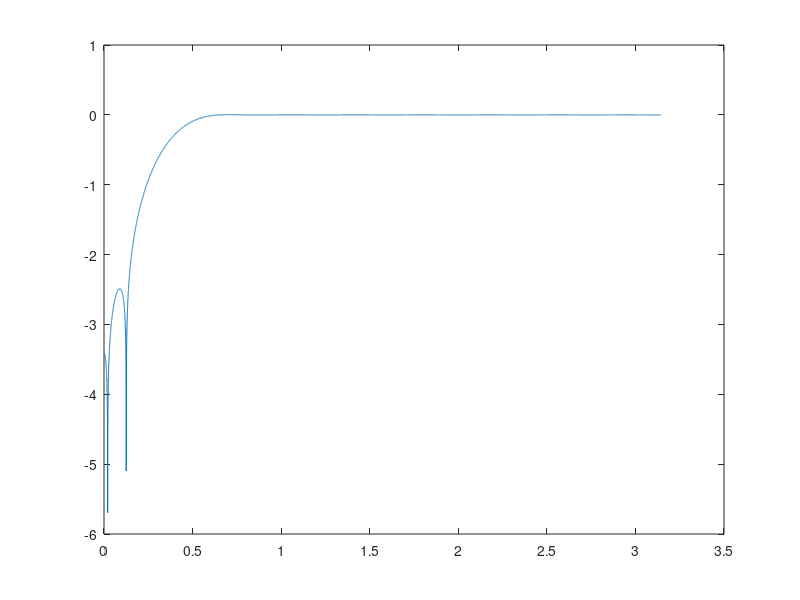

Recreate this plot in MATLAB.
%low 500 hz
low = [0.003125, 
0.004644, 
0.006437, 
0.008484, 
0.010752, 
0.013190, 
0.015741, 
0.018331, 
0.020883, 
0.023315, 
0.025544, 
0.027492, 
0.029088, 
0.030274, 
0.031004, 
0.031250, 
0.031004, 
0.030274, 
0.029088, 
0.027492, 
0.025544, 
0.023315, 
0.020883, 
0.018331, 
0.015741, 
0.013190, 
0.010752, 
0.008484, 
0.006437, 
0.004644, 
0.003125];

low = 1.5*low;

%high 2Khz
high = [0.001202, 
0.003348, 
0.006215, 
0.009183, 
0.011263, 
0.011218, 
0.007792, 
-0.000000, 
-0.012597, 
-0.029674, 
-0.050063, 
-0.071841, 
-0.092579, 
-0.109728, 
-0.121046, 
0.875000, 
-0.121046, 
-0.109728, 
-0.092579, 
-0.071841, 
-0.050063, 
-0.029674, 
-0.012597, 
-0.000000, 
0.007792, 
0.011218, 
0.011263, 
0.009183, 
0.006215, 
0.003348, 
0.001202] ;



[lowh,w] = freqz(low,1,20480);
%midh = freqz (mid, 1, w);
highh = freqz (high, 1, w);

%plot(w,(abs(midh)+1.3*abs(highh)+1.5*abs(lowh)));
%plot(w,abs(lowh));
plot(w,log10(abs(highh)));

%wavy = 1.8*lowy + 0.1*midy + 1.5*highy;
%wavy = highy + lowy + midy;

%wavwrite (wavy, Fs, "gl_out.wav");

lowr = int32(round(low*(2^15)));
highr = int32(round(high*(2^15)));
%lowr=lowr';
%save 'demo.txt' lowr -ascii

fid = fopen('fir32.txt','w');
% fir lowpass
fprintf(fid,'const int16_t b_low_32k[FIR_ORDER] = {\n');
fprintf(fid,[repmat('%g ,',1,size(I,2)),'\n'], lowr);
fprintf(fid,'0\n};\n\n');
% fir highpass
fprintf(fid,'const int16_t b_high_32k[FIR_ORDER] = {\n');
fprintf(fid,[repmat('%g ,',1,size(I,2)),'\n'], highr);
fprintf(fid,'0\n};\n\n');
fclose(fid);

sum(low)
sum(lowr)

